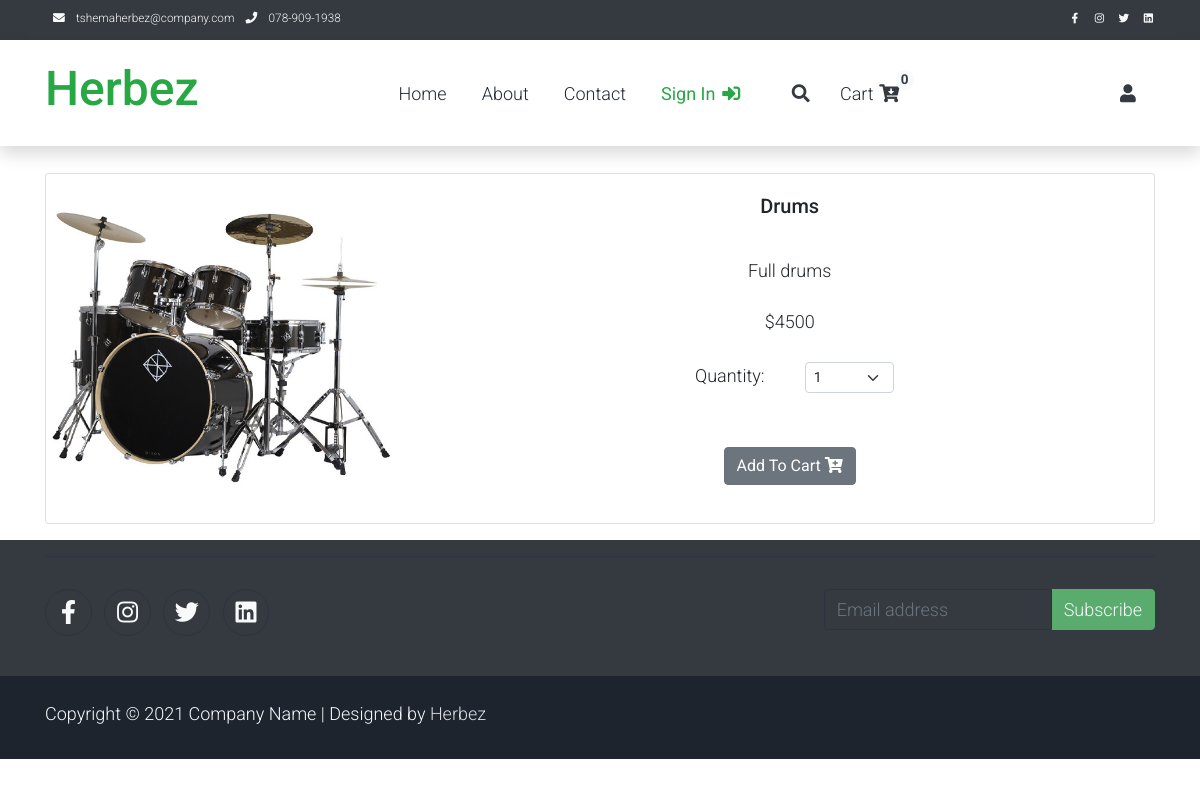
The app's page /product/2 with its own data.
### e_shop/models.py (models this page shows)
class Product(models.Model):
    name = models.CharField(max_length=100)
    product_image = models.ImageField(upload_to='product_image/',null=True,blank=True)
    price = models.IntegerField()
    description=models.CharField(max_length=100)

### e_shop/views.py (the view)
# urls.py: path('product/<int:pk>', views.product, name='product'),
def product(request,pk):
	product = Product.objects.get(id=pk)
	return render(request, 'product.html', {'product':product})

### cart/cart.py (called while the page is built)
	def __len__(self):
		return len(self.cart)

### cart/context_processors.py (called while the page is built)
def cart(request):
	return {'cart': Cart(request)}

### e_shop/templates/product.html (shortened to what this page needs)
{% extends 'indexbase.html' %}
{% block content %}
<div class="container">
<br/>
<div class="card mb-3">
  <div class="row g-0">
    <div class="col-md-4">
      <img src="{{ product.product_image.url }}" class="img-fluid rounded-start" alt="...">
    </div>
    <div class="col-md-8">
      <div class="card-body">
        <center>
        <h5 class="card-title">{{ product.name }}</h5>
        <br/>
        <p class="card-text justified">{{ product.description }}</p>
            ${{ product.price }}
            <br/><br/>
<div class="row justify-content-center">
    <div class="col-md-2">Quantity:</div>
                <div class="col-md-2">
                <select class="form-select form-select-sm" id="qty-cart">
                  <option value="1">1</option>
                </select>
                </div>
            </div>
            <br/><br/>
        <button type="button" value="{{ product.id }}" class="btn btn-secondary" id="add-cart">
        Add To Cart <i class="fas fa-cart-plus"></i>  </button>
    </center>
      </div>
    </div>
  </div>
</div>
</div>
{% endblock %}

### e_shop/static/assets/css/templatemo.css (style rules this page uses)
body, ul, li, p, a, label, input, div { font-family: 'Roboto', sans-serif; font-size: 18px !important; font-weight: 300 !important; }

### records on screen
Product: product_image (picture), name "Drums", description "Full drums", price "4500"

### other values on screen
{{ cart|length }} "0"
